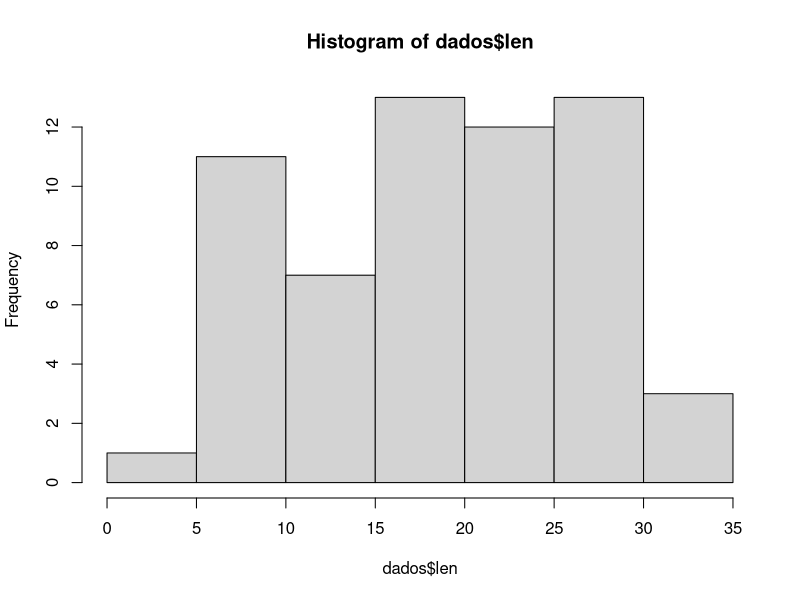
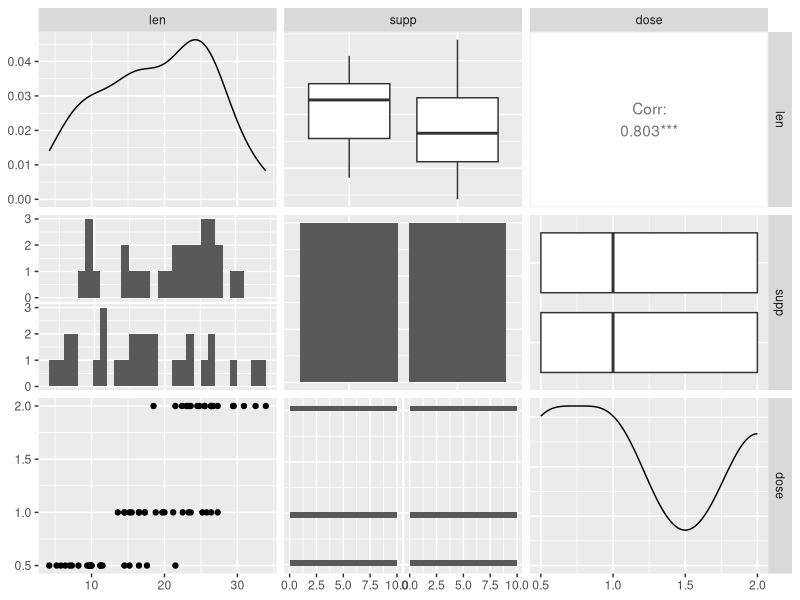
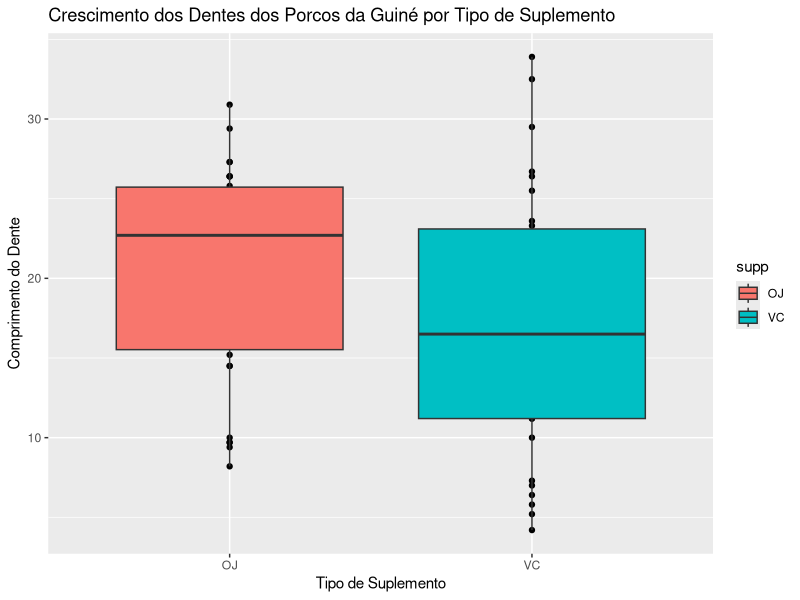
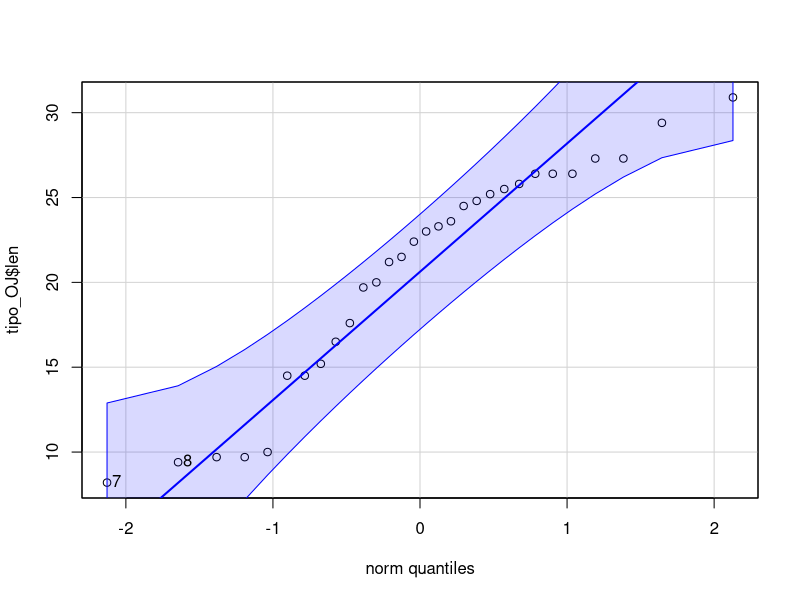
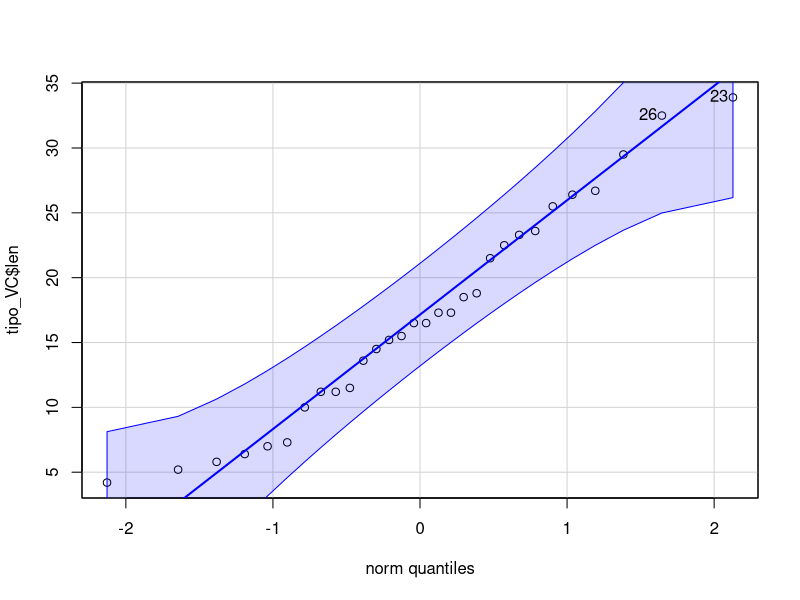
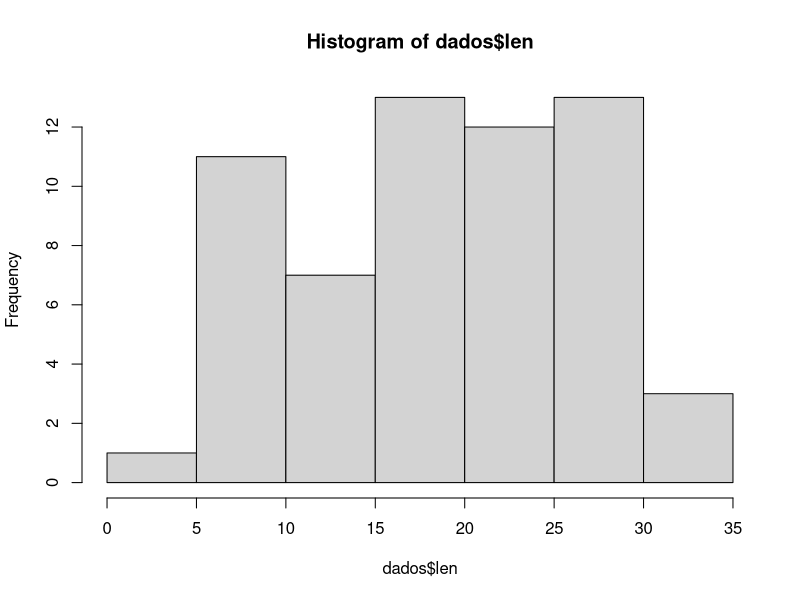
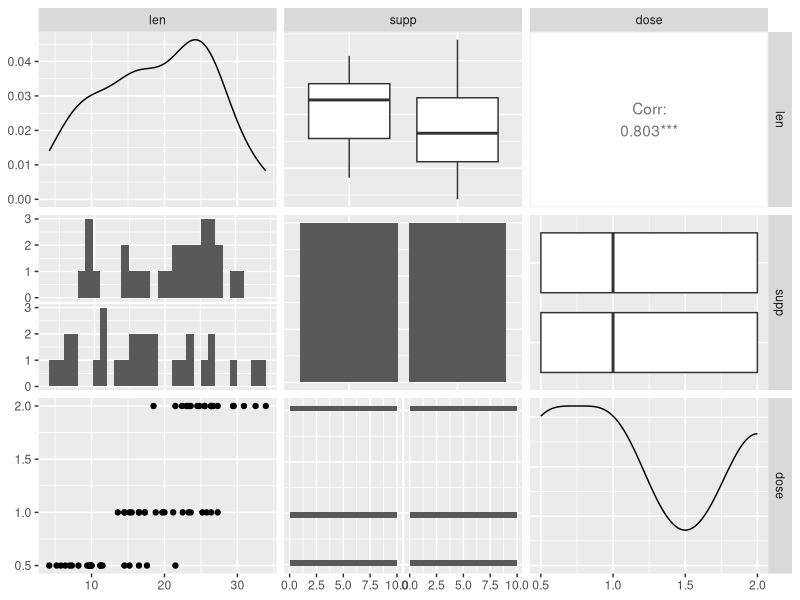
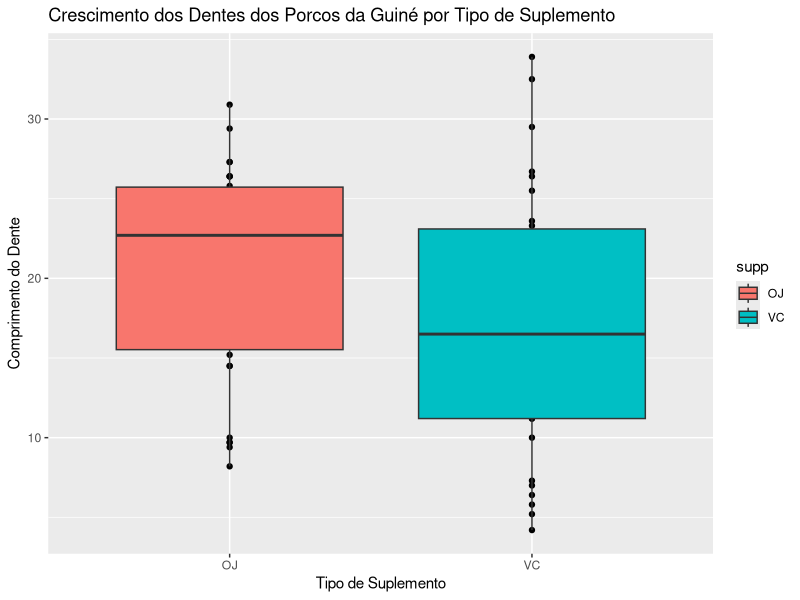

R code for these plots, in order:
# Estudo de Caso

# Configurando o diretório de trabalho
setwd("C:/Users/Julia/Desktop/CienciaDeDados/1.Big-Data-Analytics-com-R-e-Microsoft-Azure-Machine-Learning/12.Microsoft-Azure-Machine-Learning")
getwd()



# - Neste estudo de caso usaremos o dataset ToothGrowth disponível no pacote datasets em Re carregado quando você inicializa
#   o RStudio.

# - Esse dataset contém um conjunto de registros com informações sobre o comprimento dos dentes de Porcos da Guiné.

# - Pesquisadores ministraram diferentes doses de 2 tipos de suplementos vitamínicos em 60 porquinhos e avaliaram o
#   resultadono crescimento dos dentes dos animais.

# - Com base nesses dados iremos responder à seguinte pergunta:

#  -> Há diferença significativa no crescimento dos dentes de acordo com o tipo de suplemento usado nos Porcos da Guiné ?
#     Um teste estatístico vai nos ajudar a encontrar a resposta!

#   -> H0 = afirma que não há diferença significativa.
#   -> H1 = afirma que há diferença significativa no crescimento dos dentes de acordo com o tipo de suplemento usado.



# Carregando pacotes
library(dplyr)
library(car) # qqplot
library(ggplot2)
library(GGally)



# Carregando dados
dados <- ToothGrowth
head(dados)

View(dados)

# Tipo de dados
str(dados)
summary(dados)

# Histograma da variável len
hist(dados$len)

# GGPairs
ggpairs(dados)

# BoxPlot por tipo de suplemento (supp)
qplot(supp,
      len,
      data = dados,
      main = "Crescimento dos Dentes dos Porcos da Guiné por Tipo de Suplemento",
      xlab = "Tipo de Suplemento",
      ylab = "Comprimento do Dente") +
  geom_boxplot(aes(fill = supp))

# - Analisando o BoxPlot acima podemos interpretar que parece haver uma diferença no crescimento dos dentes,
#   associada ao tipo de suplemento. Será necessário validar.



# Dividindo os dados em dois tipos de suplemento
tipo_OJ <- 
  dados %>% 
  filter(supp == 'OJ') %>% 
  na.omit(tipo_OJ)

tipo_VC <- 
  dados %>% 
  filter(supp == 'VC') %>% 
  na.omit(tipo_VC)






#### RESPOSTA 1 (Não foi considerado a variável "dose")


##### Validações


## qqPlot

qqPlot(tipo_OJ$len)
qqPlot(tipo_VC$len)

# - Ambos os grupos estão com a pontos de dados (bolinhas) dentro do intervalo de confiança, o que indica
#   uma distribuição normal



## teste shapiro-wilk

shapiro.test(tipo_OJ$len)             # valor-p = 0.02359 (ou seja, menor que 0.05)
shapiro.test(tipo_VC$len)             # valor-p = 0.4284  (ou seja, maior que 0.05)

# - Para o grupo "OJ", o teste de Shapiro-Wilk tem um valor-p de 0.02359, que é menor que 0.05. Isso sugere uma evidência
#   fraca contra a normalidade. No entanto, em contextos práticos, valores-p ligeiramente abaixo de 0.05 são frequentemente
#   considerados aceitáveis, especialmente com tamanhos de amostra grandes.



## teste f (valor-p precisa ser maior que 0.05)

var.test(tipo_OJ$len, tipo_VC$len) # p-value = 0.2331 

# - O teste F para comparar as variâncias tem um valor-p de 0.2331, que é maior que 0.05. Isso sugere que não há evidência para
#   rejeitar a hipótese nula de homogeneidade de variâncias.



## Aplicando teste t

t.test(tipo_OJ$len, tipo_VC$len, alternative = "two.sided")  # p-value = 0.06063



## Conclusão:

# - O valor de p de 0.06063 é maior que 0.05, indicando que não há evidências estatísticas suficientes para concluir que as médias
#   dos grupos "OJ" e "VC" são diferentes em termos de crescimento dos dentes.

# - Portanto, não há diferença significativa no crescimento dos dentes de acordo com o tipo de suplemento usado nos Porcos da Guiné,
#   com base nos dados disponíveis neste estudo. 






#### RESPOSTA 2 (aplicando teste ANOVA e considerando variável "dose")

# - É correto dizer que se houvesse apenas um valor de dose específico para cada tipo de suplemento ("supp"), o teste t seria
#   apropriado. O teste t é apropriado para comparar as médias de dois grupos independentes, e neste caso, você teria dois grupos
#   distintos (um para "VC" e outro para "OJ"), cada um com um único valor de dose.

# - No entanto, como existem múltiplos valores de dose para cada tipo de suplemento, o teste de Análise de Variância (ANOVA)
#   torna-se mais apropriado. O ANOVA é utilizado quando há mais de dois grupos a serem comparados e pode fornecer informações
#   sobre as diferenças entre as médias de grupos com base nos níveis de uma ou mais variáveis independentes.

# - Portanto, ao lidar com um design experimental em que há mais de um valor de dose para cada tipo de suplemento, o uso de
#   ANOVA permite avaliar as diferenças globais entre os grupos, considerando tanto o efeito do tipo de suplemento quanto o
#   efeito da dose, incluindo possíveis interações.


teste_anova <- aov(len ~ supp * dose, data = dados) 
teste_anova

summary(teste_anova)


# Explicando o uso de "supp * dose" ao invés de "supp + dose"

# - Utilizando o "*": nesta formulação, o termo supp * dose inclui tanto os efeitos principais de "supp" e "dose" quanto a interação 
#   entre eles. Isso significa que o modelo avaliará não apenas os efeitos independentes de "supp" e "dose" nas médias, mas também
#   se há uma interação significativa entre "supp" e "dose" (ou seja, se o efeito de "supp" é diferente em diferentes níveis de
#   "dose" e vice-versa).

# - Utilizando o "+": nesta formulação, os termos supp e dose são considerados como efeitos principais sem uma interação explícita. 
#   Isso significa que o modelo avaliará apenas os efeitos principais de "supp" e "dose" nas médias, sem considerar uma interação
#   entre eles. Se houver uma interação real entre "supp" e "dose", essa formulação pode não capturar adequadamente esse efeito.


# Conclusão

# - Com base nos resultados do teste ANOVA, podemos concluir que há diferenças significativas no crescimento dos dentes de acordo
#   com o tipo de suplemento usado nos Porcos da Guiné.

# - Além disso, a dose do suplemento e a interação entre tipo de suplemento e dose também têm efeitos significativos nas médias
#   dos grupos.

# - Portanto, a resposta à pergunta é sim, há diferença significativa no crescimento dos dentes com base no tipo de suplemento, 
#   dose e a interação entre eles





#### COMPARAÇÃO ENTRE A RESPOSTA 1 E RESPOSTA 2

# Resposta 1: Teste t para médias entre os grupos "OJ" e "VC":

# - O teste t verifica se há uma diferença significativa nas médias do comprimento dos dentes entre os grupos "OJ" e "VC".
#   O valor-p associado ao teste t é 0.06063, que é ligeiramente maior que 0.05. Portanto, não há evidências estatísticas suficientes
#   para rejeitar a hipótese nula de que as médias são iguais. 
# - Essa abordagem avalia diretamente a diferença entre as médias dos dois grupos.

# Resposta 2: Teste ANOVA considerando "supp" e "dose" e a interação:
  
# - O teste ANOVA avalia não apenas a diferença entre as médias dos grupos "OJ" e "VC" (efeito de "supp") mas também considera o
#   efeito da variável "dose" e a interação entre "supp" e "dose". O valor-p global para o teste ANOVA é < 0.05, indicando que 
#   pelo menos um dos fatores ou a interação entre eles tem um efeito significativo nas médias. O efeito significativo de "dose" 
#   sugere que a dose do suplemento tem impacto nas médias dos grupos.

# Conclusão:
  
# - Ambas as abordagens indicam que há algo acontecendo com os grupos "OJ" e "VC". A resposta pode variar dependendo do foco. 

# - Se a ênfase for na diferença direta entre as médias dos grupos "OJ" e "VC", a Resposta 1 é mais apropriada. 
#   Se a análise incluir a influência da variável "dose" e a interação, a Resposta 2 oferece uma visão mais abrangente.

# - Portanto, ambas as respostas estão corretas, e a escolha entre elas depende do escopo e dos objetivos específicos da análise. 






#### RESPOSTA 3 (Gabarito Professor)

# Carregando dados
dados <- ToothGrowth
head(dados)

?ToothGrowth

# Tipo de dados
str(dados)
summary(dados)

# Histograma da variável len
hist(dados$len)

# GGPairs
ggpairs(dados)

# BoxPlot por tipo de suplemento (supp)
qplot(supp,
      len,
      data = dados,
      main = "Crescimento dos Dentes dos Porcos da Guiné por Tipo de Suplemento",
      xlab = "Tipo de Suplemento",
      ylab = "Comprimento do Dente") +
  geom_boxplot(aes(fill = supp))

# - Analisando o BoxPlot acima podemos interpretar que parece haver uma diferença no crescimento dos dentes,
#   associada ao tipo de suplemento. Será necessário validar.

# - Este boxplot não está levando com consideração a variável "dose"










# - E agora ? O que fazer quando a suposição do teste estatístico não é satisfeita ?



